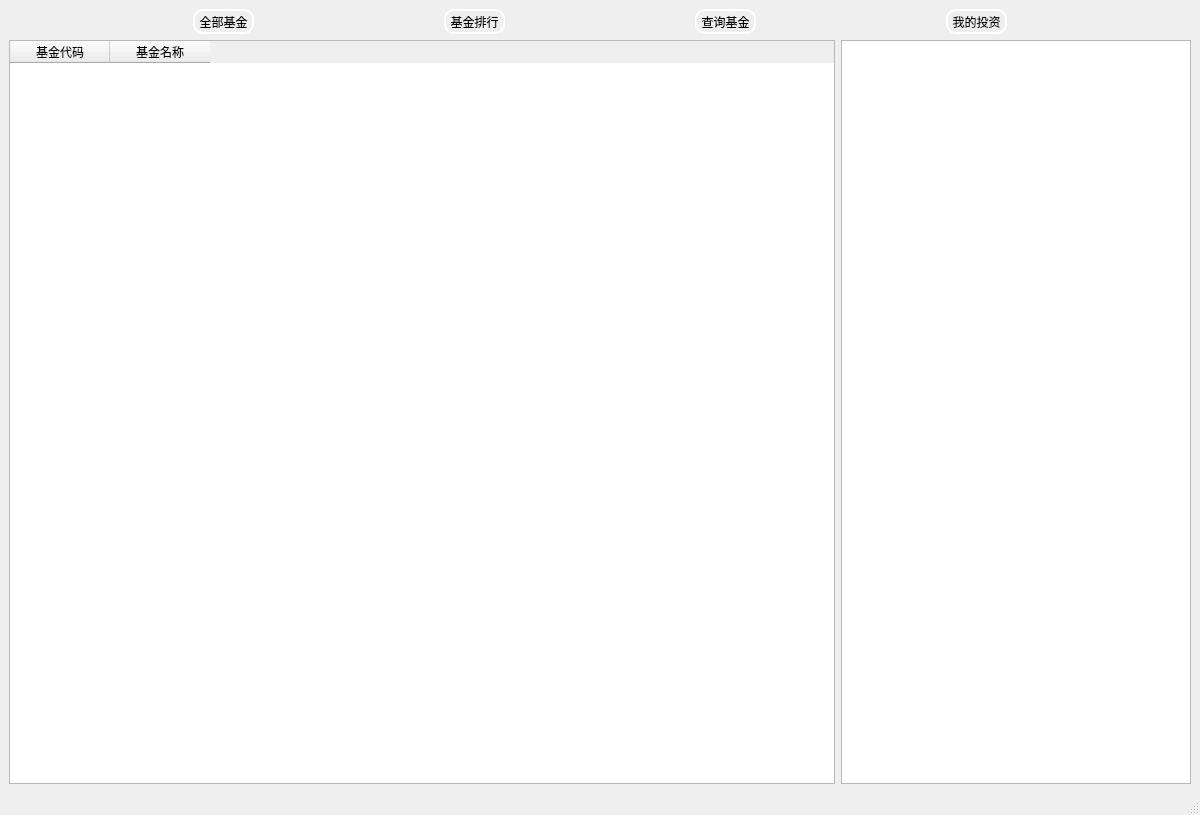
<?xml version="1.0" encoding="UTF-8"?>
<ui version="4.0">
 <class>MainWindow</class>
 <widget class="QMainWindow" name="MainWindow">
  <property name="geometry">
   <rect>
    <x>0</x>
    <y>0</y>
    <width>1200</width>
    <height>815</height>
   </rect>
  </property>
  <property name="minimumSize">
   <size>
    <width>1200</width>
    <height>0</height>
   </size>
  </property>
  <property name="maximumSize">
   <size>
    <width>1200</width>
    <height>16777215</height>
   </size>
  </property>
  <property name="windowTitle">
   <string>E_Chain</string>
  </property>
  <widget class="QWidget" name="centralwidget">
   <layout class="QGridLayout" name="gridLayout">
    <item row="0" column="0">
     <layout class="QHBoxLayout" name="horizontalLayout_2">
      <item>
       <widget class="QToolButton" name="AllFundButton">
        <property name="styleSheet">
         <string notr="true">QToolButton#AllFundButton{background-color: rgba(255, 255, 255, 0);border:2px solid white;border-radius:10px;} QToolButton#AllFundButton:hover{ background-color: rgba(255, 255, 255, 150);border:2px solid white;border-radius:10px;} QToolButton#AllFundButton:pressed{background-color: rgba(255, 255, 255, 150);border:2px solid white;border-radius:10px;} 
</string>
        </property>
        <property name="text">
         <string>全部基金</string>
        </property>
       </widget>
      </item>
      <item>
       <widget class="QToolButton" name="RankButton">
        <property name="styleSheet">
         <string notr="true">QToolButton#RankButton{background-color: rgba(255, 255, 255, 0);border:2px solid white;border-radius:10px;} QToolButton#RankButton:hover{ background-color: rgba(255, 255, 255, 150);border:2px solid white;border-radius:10px;} QToolButton#RankButton:pressed{background-color: rgba(255, 255, 255, 150);border:2px solid white;border-radius:10px;} </string>
        </property>
        <property name="text">
         <string>基金排行</string>
        </property>
       </widget>
      </item>
      <item>
       <widget class="QToolButton" name="QueryButton">
        <property name="styleSheet">
         <string notr="true">QToolButton#QueryButton{background-color: rgba(255, 255, 255, 0);border:2px solid white;border-radius:10px;} QToolButton#QueryButton:hover{ background-color: rgba(255, 255, 255, 150);border:2px solid white;border-radius:10px;} QToolButton#QueryButton:pressed{background-color: rgba(255, 255, 255, 150);border:2px solid white;border-radius:10px;} </string>
        </property>
        <property name="text">
         <string>查询基金</string>
        </property>
       </widget>
      </item>
      <item>
       <widget class="QToolButton" name="MyFundButton">
        <property name="styleSheet">
         <string notr="true">QToolButton#MyFundButton{background-color: rgba(255, 255, 255, 0);border:2px solid white;border-radius:10px;} QToolButton#MyFundButton:hover{ background-color: rgba(255, 255, 255, 150);border:2px solid white;border-radius:10px;} QToolButton#MyFundButton:pressed{background-color: rgba(255, 255, 255, 150);border:2px solid white;border-radius:10px;} </string>
        </property>
        <property name="text">
         <string>我的投资</string>
        </property>
       </widget>
      </item>
     </layout>
    </item>
    <item row="1" column="0">
     <layout class="QHBoxLayout" name="horizontalLayout">
      <item>
       <widget class="QTableWidget" name="tableWidget">
        <property name="maximumSize">
         <size>
          <width>1250</width>
          <height>16777215</height>
         </size>
        </property>
        <column>
         <property name="text">
          <string>基金代码</string>
         </property>
        </column>
        <column>
         <property name="text">
          <string>基金名称</string>
         </property>
        </column>
       </widget>
      </item>
      <item>
       <widget class="QTextBrowser" name="textBrowser">
        <property name="maximumSize">
         <size>
          <width>350</width>
          <height>16777215</height>
         </size>
        </property>
       </widget>
      </item>
     </layout>
    </item>
   </layout>
  </widget>
  <widget class="QMenuBar" name="menubar">
   <property name="geometry">
    <rect>
     <x>0</x>
     <y>0</y>
     <width>1200</width>
     <height>25</height>
    </rect>
   </property>
  </widget>
  <widget class="QStatusBar" name="statusbar"/>
 </widget>
 <resources/>
 <connections/>
</ui>
